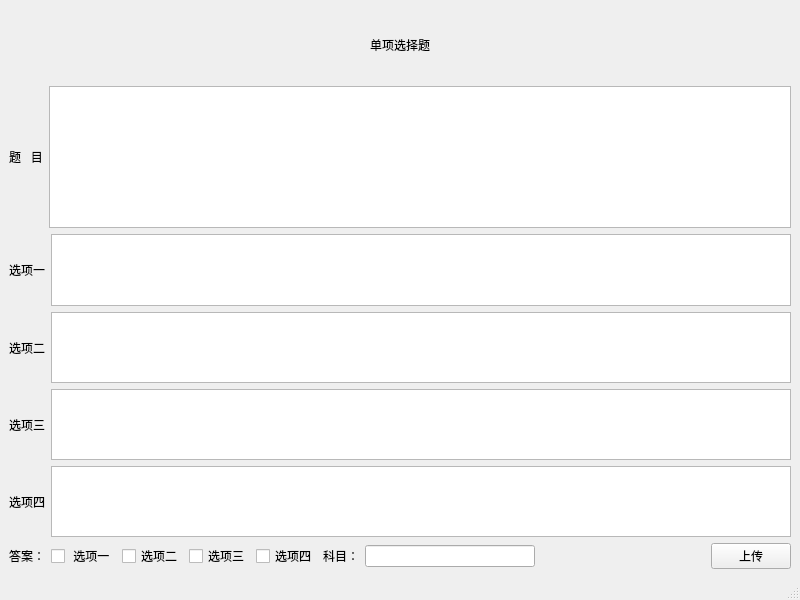
<?xml version="1.0" encoding="UTF-8"?>
<ui version="4.0">
 <class>ChangeMulWindow</class>
 <widget class="QMainWindow" name="ChangeMulWindow">
  <property name="geometry">
   <rect>
    <x>0</x>
    <y>0</y>
    <width>800</width>
    <height>600</height>
   </rect>
  </property>
  <property name="windowTitle">
   <string>MainWindow</string>
  </property>
  <widget class="QWidget" name="centralwidget">
   <layout class="QGridLayout" name="gridLayout">
    <item row="0" column="0">
     <layout class="QVBoxLayout" name="verticalLayout" stretch="1,2,1,1,1,1,1">
      <item>
       <widget class="QLabel" name="label_7">
        <property name="text">
         <string>单项选择题</string>
        </property>
        <property name="alignment">
         <set>Qt::AlignmentFlag::AlignCenter</set>
        </property>
       </widget>
      </item>
      <item>
       <layout class="QHBoxLayout" name="horizontalLayout_7">
        <item>
         <widget class="QLabel" name="label">
          <property name="text">
           <string>题   目</string>
          </property>
          <property name="alignment">
           <set>Qt::AlignmentFlag::AlignCenter</set>
          </property>
         </widget>
        </item>
        <item>
         <widget class="QTextEdit" name="question_textEdit"/>
        </item>
       </layout>
      </item>
      <item>
       <layout class="QHBoxLayout" name="horizontalLayout">
        <item>
         <widget class="QLabel" name="label_2">
          <property name="text">
           <string>选项一</string>
          </property>
         </widget>
        </item>
        <item>
         <widget class="QTextEdit" name="option1_textEdit"/>
        </item>
       </layout>
      </item>
      <item>
       <layout class="QHBoxLayout" name="horizontalLayout_2">
        <item>
         <widget class="QLabel" name="label_3">
          <property name="text">
           <string>选项二</string>
          </property>
         </widget>
        </item>
        <item>
         <widget class="QTextEdit" name="option2_textEdit_2"/>
        </item>
       </layout>
      </item>
      <item>
       <layout class="QHBoxLayout" name="horizontalLayout_3">
        <item>
         <widget class="QLabel" name="label_4">
          <property name="text">
           <string>选项三</string>
          </property>
         </widget>
        </item>
        <item>
         <widget class="QTextEdit" name="option3_textEdit_3"/>
        </item>
       </layout>
      </item>
      <item>
       <layout class="QHBoxLayout" name="horizontalLayout_4">
        <item>
         <widget class="QLabel" name="label_5">
          <property name="text">
           <string>选项四</string>
          </property>
         </widget>
        </item>
        <item>
         <widget class="QTextEdit" name="option4_textEdit_4"/>
        </item>
       </layout>
      </item>
      <item>
       <layout class="QHBoxLayout" name="horizontalLayout_6">
        <item>
         <layout class="QHBoxLayout" name="horizontalLayout_5">
          <item>
           <widget class="QLabel" name="label_6">
            <property name="text">
             <string>答案：</string>
            </property>
           </widget>
          </item>
          <item>
           <widget class="QCheckBox" name="option1_checkBox">
            <property name="text">
             <string> 选项一</string>
            </property>
           </widget>
          </item>
          <item>
           <widget class="QCheckBox" name="option2_checkBox_2">
            <property name="text">
             <string>选项二</string>
            </property>
           </widget>
          </item>
          <item>
           <widget class="QCheckBox" name="option3_checkBox_3">
            <property name="text">
             <string>选项三</string>
            </property>
           </widget>
          </item>
          <item>
           <widget class="QCheckBox" name="option4_checkBox_4">
            <property name="text">
             <string>选项四</string>
            </property>
           </widget>
          </item>
         </layout>
        </item>
        <item>
         <widget class="QLabel" name="label_8">
          <property name="text">
           <string>科目：</string>
          </property>
         </widget>
        </item>
        <item>
         <widget class="QLineEdit" name="subject_lineEdit"/>
        </item>
        <item>
         <spacer name="horizontalSpacer">
          <property name="orientation">
           <enum>Qt::Orientation::Horizontal</enum>
          </property>
          <property name="sizeHint" stdset="0">
           <size>
            <width>40</width>
            <height>20</height>
           </size>
          </property>
         </spacer>
        </item>
        <item>
         <widget class="QPushButton" name="upload_pushButton">
          <property name="text">
           <string>上传</string>
          </property>
         </widget>
        </item>
       </layout>
      </item>
     </layout>
    </item>
   </layout>
  </widget>
  <widget class="QMenuBar" name="menubar">
   <property name="geometry">
    <rect>
     <x>0</x>
     <y>0</y>
     <width>800</width>
     <height>28</height>
    </rect>
   </property>
  </widget>
  <widget class="QStatusBar" name="statusbar"/>
 </widget>
 <resources/>
 <connections/>
</ui>
